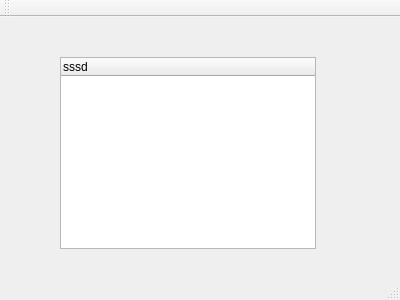
<?xml version="1.0" encoding="UTF-8"?>
<ui version="4.0">
 <class>MainWindow</class>
 <widget class="QMainWindow" name="MainWindow">
  <property name="geometry">
   <rect>
    <x>0</x>
    <y>0</y>
    <width>400</width>
    <height>300</height>
   </rect>
  </property>
  <property name="windowTitle">
   <string>MainWindow</string>
  </property>
  <widget class="QWidget" name="centralWidget">
   <widget class="QTreeWidget" name="treeWidget">
    <property name="geometry">
     <rect>
      <x>60</x>
      <y>40</y>
      <width>256</width>
      <height>192</height>
     </rect>
    </property>
    <column>
     <property name="text">
      <string>sssd</string>
     </property>
    </column>
   </widget>
  </widget>
  <widget class="QMenuBar" name="menuBar">
   <property name="geometry">
    <rect>
     <x>0</x>
     <y>0</y>
     <width>400</width>
     <height>23</height>
    </rect>
   </property>
  </widget>
  <widget class="QToolBar" name="mainToolBar">
   <attribute name="toolBarArea">
    <enum>TopToolBarArea</enum>
   </attribute>
   <attribute name="toolBarBreak">
    <bool>false</bool>
   </attribute>
  </widget>
  <widget class="QStatusBar" name="statusBar"/>
 </widget>
 <layoutdefault spacing="6" margin="11"/>
 <resources/>
 <connections/>
</ui>
